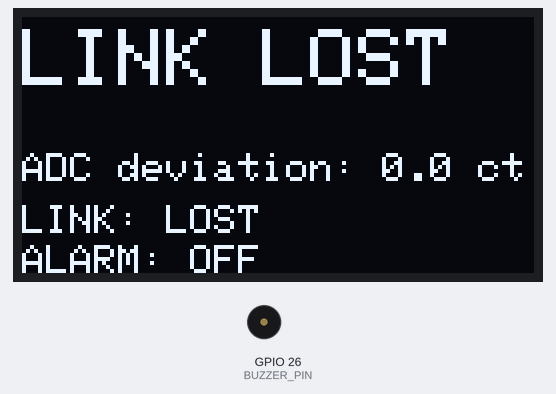
The sketch below on a simulated ESP32. On the bench: 128×64 one-colour display, buzzer (waves = sounding, pin HIGH). What the sketch prints to the serial monitor is not drawn.

Above: at 0.7 s.

The sketch:

receiver.ino
```cpp
/*
  TILTGUARD — ESP32 warning-centre receiver
  OLED: SSD1306 128x64 I2C, SDA=21, SCL=22
  Optional active buzzer: GPIO 26 (low-current GPIO-compatible only)

  ESP32 Arduino core 3.x receive callback API.
  Receives ADC deviation counts, not calibrated degrees.
*/

#include <WiFi.h>
#include <esp_now.h>
#include <esp_wifi.h>
#include <esp_mac.h>
#include <Wire.h>
#include <Adafruit_GFX.h>
#include <Adafruit_SSD1306.h>

#define OLED_ADDRESS 0x3C
#define BUZZER_PIN 26

static const uint32_t PACKET_MAGIC = 0x54494C54;
static const uint8_t ESPNOW_CHANNEL = 1;
static const unsigned long LINK_TIMEOUT_MS = 1500;

// Demonstration thresholds in ADC counts, not degrees.
static const float ALARM_ON_COUNTS = 5.0f;
static const float ALARM_OFF_COUNTS = 3.0f;
static const float WARNING_COUNTS = 15.0f;
static const float CRITICAL_COUNTS = 25.0f;

struct TiltPacket {
  uint32_t magic;
  uint32_t sequence;
  float adcDeviation;
};

Adafruit_SSD1306 display(128, 64, &Wire, -1);

portMUX_TYPE packetMux = portMUX_INITIALIZER_UNLOCKED;
volatile float latestDeviation = 0.0f;
volatile unsigned long lastPacketMs = 0;
volatile bool packetReceived = false;

bool alarmActive = false;
uint32_t lastSequence = 0;

void onDataReceived(
  const esp_now_recv_info_t *info,
  const uint8_t *data,
  int length
) {
  if (length != sizeof(TiltPacket)) return;

  TiltPacket incoming;
  memcpy(&incoming, data, sizeof(incoming));

  if (incoming.magic != PACKET_MAGIC) return;

  portENTER_CRITICAL(&packetMux);
  latestDeviation = incoming.adcDeviation;
  lastPacketMs = millis();
  packetReceived = true;
  portEXIT_CRITICAL(&packetMux);
}

void drawStatus(
  const char *status,
  float deviation,
  bool connected,
  bool buzzerOn
) {
  display.clearDisplay();
  display.setTextColor(SSD1306_WHITE);

  display.setTextSize(2);
  display.setCursor(0, 3);
  display.println(status);

  display.setTextSize(1);
  display.setCursor(0, 34);
  display.print(F("ADC deviation: "));
  display.print(deviation, 1);
  display.println(F(" ct"));

  display.setCursor(0, 47);
  display.print(F("LINK: "));
  display.print(connected ? F("OK") : F("LOST"));

  display.setCursor(0, 57);
  display.print(F("ALARM: "));
  display.print(buzzerOn ? F("ON") : F("OFF"));

  display.display();
}

void setup() {
  Serial.begin(115200);
  delay(300);

  pinMode(BUZZER_PIN, OUTPUT);
  digitalWrite(BUZZER_PIN, LOW);

  Wire.begin(21, 22);

  if (!display.begin(SSD1306_SWITCHCAPVCC, OLED_ADDRESS)) {
    Serial.println(F("ERROR: SSD1306 not found. Check wiring/address."));
    while (true) delay(1000);
  }

  display.clearDisplay();
  display.setTextColor(SSD1306_WHITE);
  display.setTextSize(2);
  display.setCursor(0, 10);
  display.println(F("TILTGUARD"));
  display.setTextSize(1);
  display.println(F("Starting receiver..."));
  display.display();

  WiFi.mode(WIFI_STA);
  WiFi.disconnect();
  delay(200);

  uint8_t mac[6] = {0};
  esp_read_mac(mac, ESP_MAC_WIFI_STA);

  Serial.print(F("ESP32 STA MAC: "));
  Serial.printf(
    "%02X:%02X:%02X:%02X:%02X:%02X\n",
    mac[0], mac[1], mac[2], mac[3], mac[4], mac[5]
  );

  esp_wifi_set_channel(ESPNOW_CHANNEL, WIFI_SECOND_CHAN_NONE);

  if (esp_now_init() != ESP_OK) {
    Serial.println(F("ERROR: ESP-NOW init failed"));
    drawStatus("RADIO ERROR", 0, false, false);
    while (true) delay(1000);
  }

  esp_now_register_recv_cb(onDataReceived);

  Serial.println(F("Receiver ready. Waiting for ESP8266 packets."));
  drawStatus("WAITING BUS", 0, false, false);
}

void loop() {
  float deviation;
  unsigned long packetTime;
  bool havePacket;

  portENTER_CRITICAL(&packetMux);
  deviation = latestDeviation;
  packetTime = lastPacketMs;
  havePacket = packetReceived;
  portEXIT_CRITICAL(&packetMux);

  const bool connected =
    havePacket && (millis() - packetTime <= LINK_TIMEOUT_MS);

  if (!connected) {
    alarmActive = false;
  } else {
    if (!alarmActive && deviation >= ALARM_ON_COUNTS) {
      alarmActive = true;
    } else if (alarmActive && deviation < ALARM_OFF_COUNTS) {
      alarmActive = false;
    }
  }

  // Continuous ON while warning is active.
  // This assumes a small active buzzer that accepts a HIGH level.
  digitalWrite(BUZZER_PIN, connected && alarmActive ? HIGH : LOW);

  if (!connected) {
    drawStatus("LINK LOST", deviation, false, false);
  } else if (deviation >= CRITICAL_COUNTS) {
    drawStatus("BUS TILTED", deviation, true, alarmActive);
  } else if (deviation >= WARNING_COUNTS) {
    drawStatus("TILT WARNING", deviation, true, alarmActive);
  } else if (deviation >= ALARM_ON_COUNTS) {
    drawStatus("SLIGHT TILT", deviation, true, alarmActive);
  } else {
    drawStatus("BUS STABLE", deviation, true, false);
  }

  delay(80);
}
```
